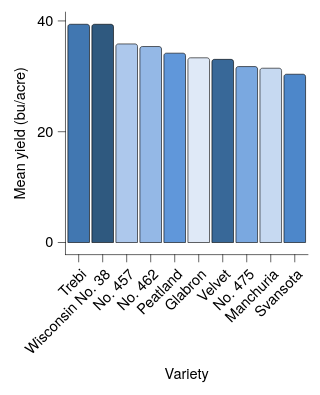

Write the Vega-Lite specification saved for this chart.
### Vega-Lite specification from a JSON file in a GitHub repository (floating-point values rounded to 4 significant figures)
{"background": null, "config": {"arc": {"fill": "#DBDBDB", "fillOpacity": 1.0, "innerRadius": 25.0, "padAngle": 0.03, "stroke": "black", "strokeOpacity": 1, "strokeWidth": 0.25, "cornerRadius": 1.0}, "area": {"fill": "#DBDBDB", "fillOpacity": 1.0, "stroke": "black", "strokeOpacity": 1, "strokeWidth": 0.25}, "axis": {"domain": true, "domainCap": "round", "domainColor": "black", "domainWidth": 0.25, "grid": false, "gridCap": "round", "gridColor": "#F1F1F1", "gridDash": [0, 0], "gridOpacity": 1.0, "gridWidth": 0.25, "labelColor": "black", "labelFont": "Helvetica Neue, HelveticaNeue, Helvetica, Arial, sans-serif", "labelFontSize": 6, "labelFontStyle": "normal", "labelFontWeight": 400, "offset": 0, "ticks": true, "tickCap": "round", "tickColor": "black", "tickRound": false, "tickSize": 3, "tickWidth": 0.25, "titleColor": "black", "titleFont": "Helvetica Neue, HelveticaNeue, Helvetica, Arial, sans-serif", "titleFontSize": 6, "titleFontStyle": "normal", "titleFontWeight": 400}, "axisX": {"domain": true, "labelAlign": "right", "labelAngle": 315, "labels": true, "ticks": true, "translate": 0}, "axisY": {"domain": true, "labelAlign": "right", "labelAngle": 0, "labels": true, "ticks": true, "translate": 0}, "axisRight": {"domain": true, "labelAlign": "left", "labelAngle": 0, "labels": true, "ticks": true, "translate": 0}, "axisTop": {"domain": true, "labelAlign": "left", "labelAngle": 45, "labels": true, "ticks": true, "translate": 0}, "axisBand": {"tickOffset": 0}, "bar": {"fill": "#DBDBDB", "fillOpacity": 1.0, "stroke": "black", "strokeOpacity": 1, "strokeWidth": 0.25, "cornerRadiusEnd": 1.0}, "boxplot": {"size": 9.0, "ticks": {"cornerRadius": 0.25, "fill": "black", "opacity": 1, "size": 4.5, "thickness": 0.25}, "box": {"fillOpacity": 1.0, "stroke": "black", "strokeOpacity": 1, "strokeWidth": 0.25, "cornerRadius": 1.0}, "median": {"cornerRadius": 0, "fill": "black", "fillOpacity": 1.0, "opacity": 1, "size": 9.0, "thickness": 0.25}, "rule": {"fill": "black", "fillOpacity": 1.0, "size": 10.0, "stroke": "black", "strokeDash": [0, 0], "strokeOpacity": 1, "strokeWidth": 0.25}, "outliers": {"color": "black", "fill": "black", "fillOpacity": 1.0, "size": 0, "stroke": "black", "strokeOpacity": 1, "strokeWidth": 0.25}}, "circle": {"fill": "black", "fillOpacity": 1.0, "size": 1.25, "stroke": null, "strokeOpacity": 1, "strokeWidth": 0.25}, "errorband": {"band": {"fillOpacity": 0.6, "stroke": null, "strokeWidth": 0.25, "strokeOpacity": 1}, "borders": {"opacity": 0, "strokeOpacity": 1, "strokeWidth": 0.25}}, "errorbar": {"opacity": 1, "rule": {"strokeDash": [0, 0], "strokeWidth": 0.25}, "ticks": {"color": "black", "cornerRadius": 0.125, "opacity": 1, "size": 6.0, "thickness": 0.25}, "thickness": 0.25}, "font": "Helvetica Neue, HelveticaNeue, Helvetica, Arial, sans-serif", "geoshape": {"fill": "#DBDBDB", "fillOpacity": 1.0, "stroke": "black", "strokeOpacity": 1, "strokeWidth": 0.25}, "header": {"labelColor": "black", "labelFont": "Helvetica Neue, HelveticaNeue, Helvetica, Arial, sans-serif", "labelFontSize": 6, "labelFontStyle": "normal", "labelFontWeight": 400, "titleColor": "black", "titleFont": "Helvetica Neue, HelveticaNeue, Helvetica, Arial, sans-serif", "titleFontSize": 6, "titleFontStyle": "normal", "titleFontWeight": 400, "titlePadding": 0}, "legend": {"disable": false, "offset": 4.5, "titlePadding": 4, "labelOffset": 2, "gradientLabelOffset": 2, "columnPadding": 4, "rowPadding": 2, "gradientLength": 50.0, "gradientThickness": 5.0, "gradientOpacity": 1.0, "gradientStrokeColor": "black", "gradientStrokeWidth": 0.25, "labelColor": "black", "labelFont": "Helvetica Neue, HelveticaNeue, Helvetica, Arial, sans-serif", "labelFontSize": 6, "labelFontStyle": "normal", "labelFontWeight": 400, "strokeColor": "black", "strokeWidth": 0, "symbolSize": 36, "symbolStrokeColor": "black", "symbolStrokeWidth": 0.25, "titleColor": "black", "titleFont": "Helvetica Neue, HelveticaNeue, Helvetica, Arial, sans-serif", "titleFontSize": 6, "titleFontStyle": "normal", "titleFontWeight": 400}, "line": {"color": "black", "stroke": "black", "strokeCap": "butt", "strokeDash": [0, 0], "strokeOpacity": 1, "strokeWidth": 0.5}, "point": {"filled": true, "fill": "#DBDBDB", "fillOpacity": 1.0, "size": 5.0, "stroke": "black", "strokeOpacity": 1, "strokeWidth": 0.25}, "range": {"category": ["#DFE9F7", "#C6D9F1", "#ADC8EC", "#94B8E6", "#7AA8E0", "#6097DA", "#4D87CA", "#4177B1", "#386898", "#2F597F", "#264A69", "#1D3A58"], "diverging": {"scheme": ["#DFE9F7", "#C6D9F1", "#ADC8EC", "#94B8E6", "#7AA8E0", "#6097DA", "#4D87CA", "#4177B1", "#386898", "#2F597F", "#264A69", "#1D3A58"]}, "heatmap": {"scheme": ["#DFE9F7", "#C6D9F1", "#ADC8EC", "#94B8E6", "#7AA8E0", "#6097DA", "#4D87CA", "#4177B1", "#386898", "#2F597F", "#264A69", "#1D3A58"]}, "ordinal": {"scheme": ["#DFE9F7", "#C6D9F1", "#ADC8EC", "#94B8E6", "#7AA8E0", "#6097DA", "#4D87CA", "#4177B1", "#386898", "#2F597F", "#264A69", "#1D3A58"]}, "ramp": {"scheme": ["#DFE9F7", "#C6D9F1", "#ADC8EC", "#94B8E6", "#7AA8E0", "#6097DA", "#4D87CA", "#4177B1", "#386898", "#2F597F", "#264A69", "#1D3A58"]}}, "rule": {"color": "black", "stroke": "black", "strokeCap": "round", "strokeDash": [2, 2], "strokeOpacity": 1, "strokeWidth": 0.25}, "scale": {"barBandPaddingInner": 0.1, "rectBandPaddingInner": 0, "tickBandPaddingInner": 0.1, "bandPaddingOuter": 0.1, "bandWithNestedOffsetPaddingInner": 0.2, "bandWithNestedOffsetPaddingOuter": 0.2, "offsetBandPaddingInner": 0, "offsetBandPaddingOuter": 0, "continuousPadding": 5.0, "round": false}, "rect": {"fill": "#DBDBDB", "fillOpacity": 1.0, "stroke": "black", "strokeOpacity": 1, "strokeWidth": 0.25, "cornerRadius": 1.0}, "square": {"fill": "#DBDBDB", "fillOpacity": 1.0, "size": 10.0, "stroke": "black", "strokeOpacity": 1, "strokeWidth": 0.25}, "text": {"color": "black", "font": "Helvetica Neue, HelveticaNeue, Helvetica, Arial, sans-serif", "fontSize": 6, "fontStyle": "normal", "fontWeight": 400}, "tick": {"color": "black", "cornerRadius": 0.125, "opacity": 1.0, "size": 9.0, "thickness": 0.25}, "title": {"anchor": "middle", "frame": "group", "color": "black", "font": "Helvetica Neue, HelveticaNeue, Helvetica, Arial, sans-serif", "fontSize": 6, "fontStyle": "normal", "fontWeight": 400, "subtitleColor": "black", "subtitleFont": "Helvetica Neue, HelveticaNeue, Helvetica, Arial, sans-serif", "subtitleFontSize": 6, "subtitleFontStyle": "normal", "subtitleFontWeight": 400}, "trail": {"color": "black", "opacity": 1, "size": 0.5}, "view": {"continuousWidth": 100, "continuousHeight": 100, "discreteWidth": 100, "discreteHeight": 100, "fill": null, "stroke": null, "strokeWidth": 0.25}}, "data": {"name": "data-9cc0564cb5591205eeeca8d2429dd11b"}, "mark": {"type": "bar"}, "encoding": {"color": {"field": "variety", "legend": null, "type": "nominal"}, "x": {"field": "variety", "sort": "-y", "title": "Variety", "type": "nominal"}, "y": {"aggregate": "mean", "field": "yield", "title": "Mean yield (bu/acre)", "type": "quantitative", "scale": {"nice": false}}}, "$schema": "https://vega.github.io/schema/vega-lite/v6.4.1.json", "datasets": {"data-9cc0564cb5591205eeeca8d2429dd11b": [{"yield": 27.0, "variety": "Manchuria", "year": 1931, "site": "University Farm"}, {"yield": 48.87, "variety": "Manchuria", "year": 1931, "site": "Waseca"}, {"yield": 27.43, "variety": "Manchuria", "year": 1931, "site": "Morris"}, {"yield": 39.93, "variety": "Manchuria", "year": 1931, "site": "Crookston"}, {"yield": 32.97, "variety": "Manchuria", "year": 1931, "site": "Grand Rapids"}, {"yield": 28.97, "variety": "Manchuria", "year": 1931, "site": "Duluth"}, {"yield": 43.07, "variety": "Glabron", "year": 1931, "site": "University Farm"}, {"yield": 55.2, "variety": "Glabron", "year": 1931, "site": "Waseca"}, {"yield": 28.77, "variety": "Glabron", "year": 1931, "site": "Morris"}, {"yield": 38.13, "variety": "Glabron", "year": 1931, "site": "Crookston"}, {"yield": 29.13, "variety": "Glabron", "year": 1931, "site": "Grand Rapids"}, {"yield": 29.67, "variety": "Glabron", "year": 1931, "site": "Duluth"}, {"yield": 35.13, "variety": "Svansota", "year": 1931, "site": "University Farm"}, {"yield": 47.33, "variety": "Svansota", "year": 1931, "site": "Waseca"}, {"yield": 25.77, "variety": "Svansota", "year": 1931, "site": "Morris"}, {"yield": 40.47, "variety": "Svansota", "year": 1931, "site": "Crookston"}, {"yield": 29.67, "variety": "Svansota", "year": 1931, "site": "Grand Rapids"}, {"yield": 25.7, "variety": "Svansota", "year": 1931, "site": "Duluth"}, {"yield": 39.9, "variety": "Velvet", "year": 1931, "site": "University Farm"}, {"yield": 50.23, "variety": "Velvet", "year": 1931, "site": "Waseca"}, {"yield": 26.13, "variety": "Velvet", "year": 1931, "site": "Morris"}, {"yield": 41.33, "variety": "Velvet", "year": 1931, "site": "Crookston"}, {"yield": 23.03, "variety": "Velvet", "year": 1931, "site": "Grand Rapids"}, {"yield": 26.3, "variety": "Velvet", "year": 1931, "site": "Duluth"}, {"yield": 36.57, "variety": "Trebi", "year": 1931, "site": "University Farm"}, {"yield": 63.83, "variety": "Trebi", "year": 1931, "site": "Waseca"}, {"yield": 43.77, "variety": "Trebi", "year": 1931, "site": "Morris"}, {"yield": 46.93, "variety": "Trebi", "year": 1931, "site": "Crookston"}, {"yield": 29.77, "variety": "Trebi", "year": 1931, "site": "Grand Rapids"}, {"yield": 33.93, "variety": "Trebi", "year": 1931, "site": "Duluth"}, {"yield": 43.27, "variety": "No. 457", "year": 1931, "site": "University Farm"}, {"yield": 58.1, "variety": "No. 457", "year": 1931, "site": "Waseca"}, {"yield": 28.7, "variety": "No. 457", "year": 1931, "site": "Morris"}, {"yield": 45.67, "variety": "No. 457", "year": 1931, "site": "Crookston"}, {"yield": 32.17, "variety": "No. 457", "year": 1931, "site": "Grand Rapids"}, {"yield": 33.6, "variety": "No. 457", "year": 1931, "site": "Duluth"}, {"yield": 36.6, "variety": "No. 462", "year": 1931, "site": "University Farm"}, {"yield": 65.77, "variety": "No. 462", "year": 1931, "site": "Waseca"}, {"yield": 30.37, "variety": "No. 462", "year": 1931, "site": "Morris"}, {"yield": 48.57, "variety": "No. 462", "year": 1931, "site": "Crookston"}, {"yield": 24.93, "variety": "No. 462", "year": 1931, "site": "Grand Rapids"}, {"yield": 28.1, "variety": "No. 462", "year": 1931, "site": "Duluth"}, {"yield": 32.77, "variety": "Peatland", "year": 1931, "site": "University Farm"}, {"yield": 48.57, "variety": "Peatland", "year": 1931, "site": "Waseca"}, {"yield": 29.87, "variety": "Peatland", "year": 1931, "site": "Morris"}, {"yield": 41.6, "variety": "Peatland", "year": 1931, "site": "Crookston"}, {"yield": 34.7, "variety": "Peatland", "year": 1931, "site": "Grand Rapids"}, {"yield": 32.0, "variety": "Peatland", "year": 1931, "site": "Duluth"}, {"yield": 24.67, "variety": "No. 475", "year": 1931, "site": "University Farm"}, {"yield": 46.77, "variety": "No. 475", "year": 1931, "site": "Waseca"}, {"yield": 22.6, "variety": "No. 475", "year": 1931, "site": "Morris"}, {"yield": 44.1, "variety": "No. 475", "year": 1931, "site": "Crookston"}, {"yield": 19.7, "variety": "No. 475", "year": 1931, "site": "Grand Rapids"}, {"yield": 33.07, "variety": "No. 475", "year": 1931, "site": "Duluth"}, {"yield": 39.3, "variety": "Wisconsin No. 38", "year": 1931, "site": "University Farm"}, {"yield": 58.8, "variety": "Wisconsin No. 38", "year": 1931, "site": "Waseca"}, {"yield": 29.47, "variety": "Wisconsin No. 38", "year": 1931, "site": "Morris"}, {"yield": 49.87, "variety": "Wisconsin No. 38", "year": 1931, "site": "Crookston"}, {"yield": 34.47, "variety": "Wisconsin No. 38", "year": 1931, "site": "Grand Rapids"}, {"yield": 31.6, "variety": "Wisconsin No. 38", "year": 1931, "site": "Duluth"}, {"yield": 26.9, "variety": "Manchuria", "year": 1932, "site": "University Farm"}, {"yield": 33.47, "variety": "Manchuria", "year": 1932, "site": "Waseca"}, {"yield": 34.37, "variety": "Manchuria", "year": 1932, "site": "Morris"}, {"yield": 32.97, "variety": "Manchuria", "year": 1932, "site": "Crookston"}, {"yield": 22.13, "variety": "Manchuria", "year": 1932, "site": "Grand Rapids"}, {"yield": 22.57, "variety": "Manchuria", "year": 1932, "site": "Duluth"}, {"yield": 36.8, "variety": "Glabron", "year": 1932, "site": "University Farm"}, {"yield": 37.73, "variety": "Glabron", "year": 1932, "site": "Waseca"}, {"yield": 35.13, "variety": "Glabron", "year": 1932, "site": "Morris"}, {"yield": 26.17, "variety": "Glabron", "year": 1932, "site": "Crookston"}, {"yield": 14.43, "variety": "Glabron", "year": 1932, "site": "Grand Rapids"}, {"yield": 25.87, "variety": "Glabron", "year": 1932, "site": "Duluth"}, {"yield": 27.43, "variety": "Svansota", "year": 1932, "site": "University Farm"}, {"yield": 38.5, "variety": "Svansota", "year": 1932, "site": "Waseca"}, {"yield": 35.03, "variety": "Svansota", "year": 1932, "site": "Morris"}, {"yield": 20.63, "variety": "Svansota", "year": 1932, "site": "Crookston"}, {"yield": 16.63, "variety": "Svansota", "year": 1932, "site": "Grand Rapids"}, {"yield": 22.23, "variety": "Svansota", "year": 1932, "site": "Duluth"}, {"yield": 26.8, "variety": "Velvet", "year": 1932, "site": "University Farm"}, {"yield": 37.4, "variety": "Velvet", "year": 1932, "site": "Waseca"}, {"yield": 38.83, "variety": "Velvet", "year": 1932, "site": "Morris"}, {"yield": 32.07, "variety": "Velvet", "year": 1932, "site": "Crookston"}, {"yield": 32.23, "variety": "Velvet", "year": 1932, "site": "Grand Rapids"}, {"yield": 22.47, "variety": "Velvet", "year": 1932, "site": "Duluth"}, {"yield": 29.07, "variety": "Trebi", "year": 1932, "site": "University Farm"}, {"yield": 49.23, "variety": "Trebi", "year": 1932, "site": "Waseca"}, {"yield": 46.63, "variety": "Trebi", "year": 1932, "site": "Morris"}, {"yield": 41.83, "variety": "Trebi", "year": 1932, "site": "Crookston"}, {"yield": 20.63, "variety": "Trebi", "year": 1932, "site": "Grand Rapids"}, {"yield": 30.6, "variety": "Trebi", "year": 1932, "site": "Duluth"}, {"yield": 26.43, "variety": "No. 457", "year": 1932, "site": "University Farm"}, {"yield": 42.2, "variety": "No. 457", "year": 1932, "site": "Waseca"}, {"yield": 43.53, "variety": "No. 457", "year": 1932, "site": "Morris"}, {"yield": 34.33, "variety": "No. 457", "year": 1932, "site": "Crookston"}, {"yield": 19.47, "variety": "No. 457", "year": 1932, "site": "Grand Rapids"}, {"yield": 22.7, "variety": "No. 457", "year": 1932, "site": "Duluth"}, {"yield": 25.57, "variety": "No. 462", "year": 1932, "site": "University Farm"}, {"yield": 44.7, "variety": "No. 462", "year": 1932, "site": "Waseca"}, {"yield": 47.0, "variety": "No. 462", "year": 1932, "site": "Morris"}, {"yield": 30.53, "variety": "No. 462", "year": 1932, "site": "Crookston"}, {"yield": 19.9, "variety": "No. 462", "year": 1932, "site": "Grand Rapids"}, {"yield": 22.5, "variety": "No. 462", "year": 1932, "site": "Duluth"}, {"yield": 28.07, "variety": "Peatland", "year": 1932, "site": "University Farm"}, {"yield": 36.03, "variety": "Peatland", "year": 1932, "site": "Waseca"}, {"yield": 43.2, "variety": "Peatland", "year": 1932, "site": "Morris"}, {"yield": 25.23, "variety": "Peatland", "year": 1932, "site": "Crookston"}, {"yield": 26.77, "variety": "Peatland", "year": 1932, "site": "Grand Rapids"}, {"yield": 31.37, "variety": "Peatland", "year": 1932, "site": "Duluth"}, {"yield": 30.0, "variety": "No. 475", "year": 1932, "site": "University Farm"}, {"yield": 41.27, "variety": "No. 475", "year": 1932, "site": "Waseca"}, {"yield": 44.23, "variety": "No. 475", "year": 1932, "site": "Morris"}, {"yield": 32.13, "variety": "No. 475", "year": 1932, "site": "Crookston"}, {"yield": 15.23, "variety": "No. 475", "year": 1932, "site": "Grand Rapids"}, {"yield": 27.37, "variety": "No. 475", "year": 1932, "site": "Duluth"}, {"yield": 38.0, "variety": "Wisconsin No. 38", "year": 1932, "site": "University Farm"}, {"yield": 58.17, "variety": "Wisconsin No. 38", "year": 1932, "site": "Waseca"}, {"yield": 47.17, "variety": "Wisconsin No. 38", "year": 1932, "site": "Morris"}, {"yield": 35.9, "variety": "Wisconsin No. 38", "year": 1932, "site": "Crookston"}, {"yield": 20.67, "variety": "Wisconsin No. 38", "year": 1932, "site": "Grand Rapids"}, {"yield": 29.33, "variety": "Wisconsin No. 38", "year": 1932, "site": "Duluth"}]}}
